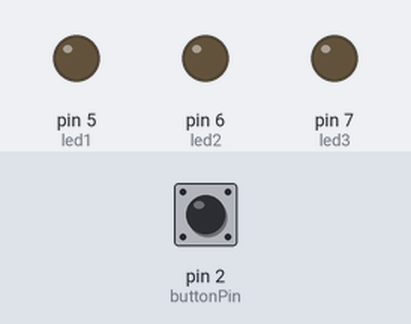
Bench run of a sketch on a simulated Arduino Uno, built with avr-gcc and run on an emulated ATmega328P. Parts: output pins drawn as LEDs (lit = HIGH). Dashed ring = blinking. Inputs (shaded band) come from the test bench; at power-on: pin 2 (buttonPin) LOW.

Above: at 1.2 s.
1.3 s: pin 2 (buttonPin) pulled HIGH for 0.15 s
At 1.4 s:
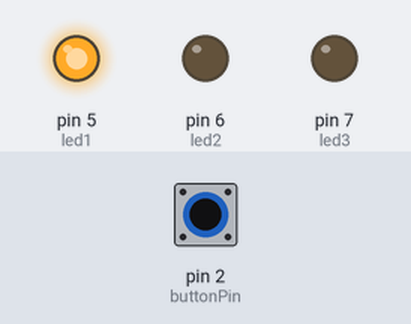
At 1.8 s:
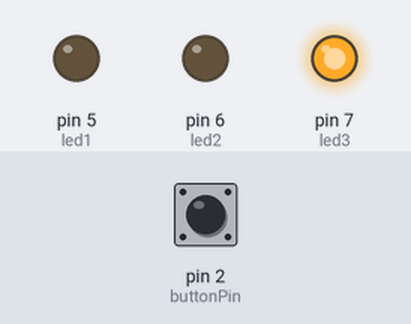
3.4 s: pin 2 (buttonPin) pulled HIGH for 3.2 s
At 3.7 s:
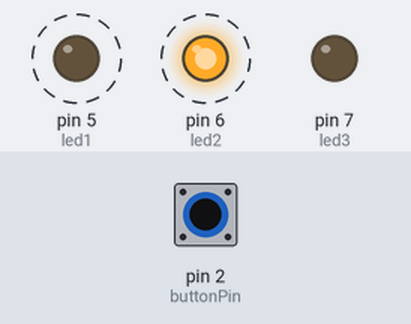
Timing chart, 0 to 8.5 s (numbered marks = the images above; inputs shaded):
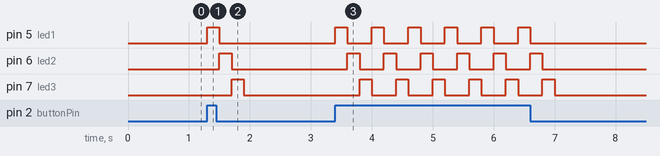

Measured:
- after the input at 1.3 s, pin 5 (led1): LOW → HIGH at once, → LOW 0.20 s later; pin 6 (led2): LOW → HIGH after 0.20 s, → LOW 0.20 s later; pin 7 (led3): LOW → HIGH after 0.40 s, → LOW 0.20 s later
- after the input at 3.4 s, pin 5 (led1): alternates HIGH for 0.20 s and LOW for 0.40 s, 12 changes in all, then stays LOW, starting at once; pin 6 (led2): alternates HIGH for 0.20 s and LOW for 0.40 s, 12 changes in all, then stays LOW, starting after 0.20 s

The sketch:

sketch.ino
```cpp
const int led1 = 5;
const int led2 = 6;
const int led3 = 7;
const int buttonPin = 2;

int buttonState = 0;

void setup() {

  pinMode(led1, OUTPUT);
  pinMode(led2, OUTPUT);
  pinMode(led3, OUTPUT);


  pinMode(buttonPin, INPUT);
}

void loop() {
  buttonState = digitalRead(buttonPin);


  if (buttonState == HIGH) {
    digitalWrite(led1, HIGH);
    delay(200);
    digitalWrite(led1, LOW);

    digitalWrite(led2, HIGH);
    delay(200);
    digitalWrite(led2, LOW);

    digitalWrite(led3, HIGH);
    delay(200);
    digitalWrite(led3, LOW);
  }
  else {
    digitalWrite(led1, LOW);
    digitalWrite(led2, LOW);
    digitalWrite(led3, LOW);
  }
}
```
